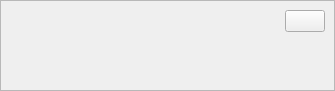
<?xml version="1.0" encoding="UTF-8"?>
<ui version="4.0">
 <class>WdgBewertung</class>
 <widget class="QWidget" name="WdgBewertung">
  <property name="geometry">
   <rect>
    <x>0</x>
    <y>0</y>
    <width>335</width>
    <height>91</height>
   </rect>
  </property>
  <layout class="QVBoxLayout" name="verticalLayout_2">
   <property name="spacing">
    <number>4</number>
   </property>
   <property name="leftMargin">
    <number>0</number>
   </property>
   <property name="topMargin">
    <number>0</number>
   </property>
   <property name="rightMargin">
    <number>0</number>
   </property>
   <property name="bottomMargin">
    <number>0</number>
   </property>
   <item>
    <widget class="QFrame" name="frame">
     <property name="autoFillBackground">
      <bool>true</bool>
     </property>
     <property name="frameShape">
      <enum>QFrame::StyledPanel</enum>
     </property>
     <property name="frameShadow">
      <enum>QFrame::Raised</enum>
     </property>
     <layout class="QVBoxLayout" name="verticalLayout">
      <property name="spacing">
       <number>4</number>
      </property>
      <item>
       <layout class="QHBoxLayout" name="horizontalLayout">
        <item>
         <widget class="QLabel" name="lblInfo">
          <property name="sizePolicy">
           <sizepolicy hsizetype="Expanding" vsizetype="Preferred">
            <horstretch>0</horstretch>
            <verstretch>0</verstretch>
           </sizepolicy>
          </property>
          <property name="toolTip">
           <string>&lt;html&gt;&lt;head/&gt;&lt;body&gt;&lt;p&gt;Fünf Sterne kann man im Kleinen Brauhelfer maximal vergeben.&lt;/p&gt;&lt;p&gt;Diese Freude wird dem Brauer aber erst zuteil, wenn er den Sud im Reiter Abfülldaten als abgefüllt markiert hat.&lt;/p&gt;&lt;/body&gt;&lt;/html&gt;</string>
          </property>
         </widget>
        </item>
        <item>
         <widget class="PushButton" name="btnLoeschen">
          <property name="toolTip">
           <string>&lt;html&gt;&lt;head/&gt;&lt;body&gt;&lt;p&gt;Hiermit wird eine komplette Bewertung&lt;span style=&quot; font-weight:600;&quot;&gt; gelöscht&lt;/span&gt;.&lt;/p&gt;&lt;p&gt;Dies hat keine Auswirkung auf die Markeriung als Sud abgefüllt oder verbraucht.&lt;/p&gt;&lt;/body&gt;&lt;/html&gt;</string>
          </property>
          <property name="icon">
           <iconset theme="close_button"/>
          </property>
         </widget>
        </item>
       </layout>
      </item>
      <item>
       <widget class="WdgRating" name="wdgRating" native="true">
        <property name="toolTip">
         <string>&lt;html&gt;&lt;head/&gt;&lt;body&gt;&lt;p&gt;Mit Klick auf den Button wird ein &lt;span style=&quot; font-weight:600;&quot;&gt;neuer Bewertungseintrag&lt;/span&gt; angelegt.&lt;/p&gt;&lt;p&gt;Ohne Klick hierauf, können keine Bewertungseinträge verfasst werden.&lt;/p&gt;&lt;/body&gt;&lt;/html&gt;</string>
        </property>
       </widget>
      </item>
     </layout>
    </widget>
   </item>
  </layout>
 </widget>
 <customwidgets>
  <customwidget>
   <class>PushButton</class>
   <extends>QPushButton</extends>
   <header>widgets/pushbutton.h</header>
  </customwidget>
  <customwidget>
   <class>WdgRating</class>
   <extends>QWidget</extends>
   <header>widgets/wdgrating.h</header>
   <container>1</container>
  </customwidget>
 </customwidgets>
 <resources>
  <include location="../images.qrc"/>
 </resources>
 <connections/>
</ui>
